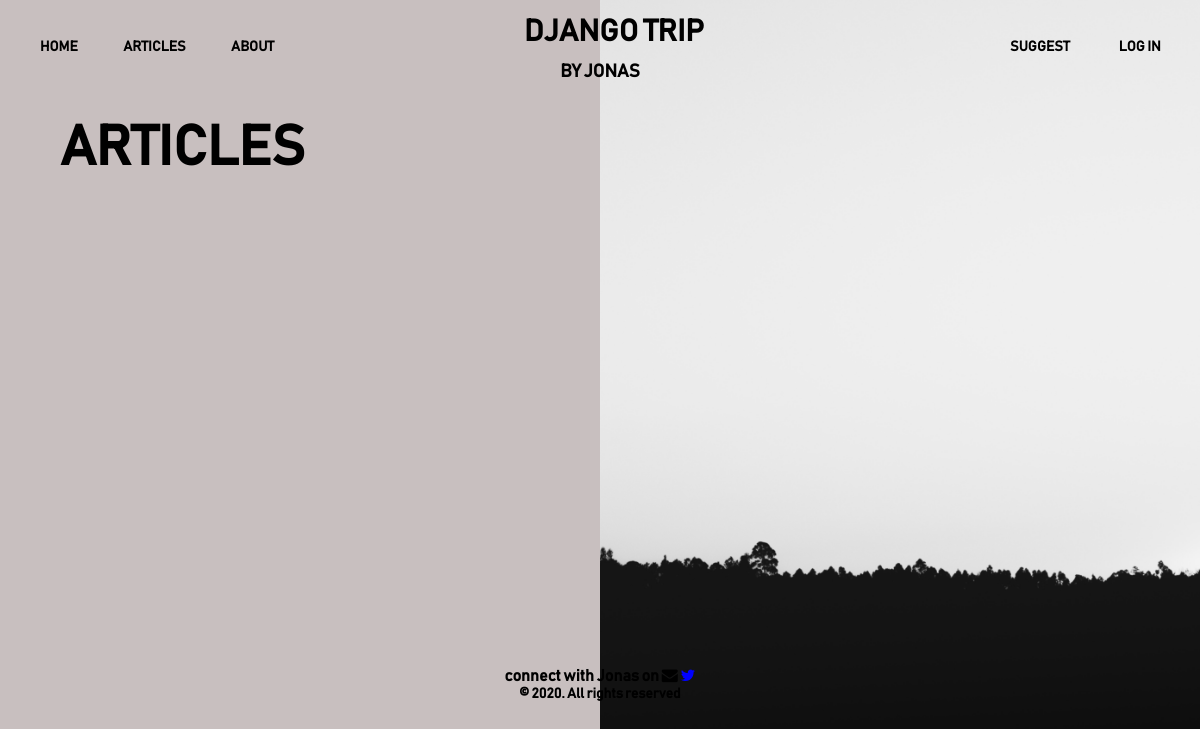
The page /articles/ on the database as committed earlier.
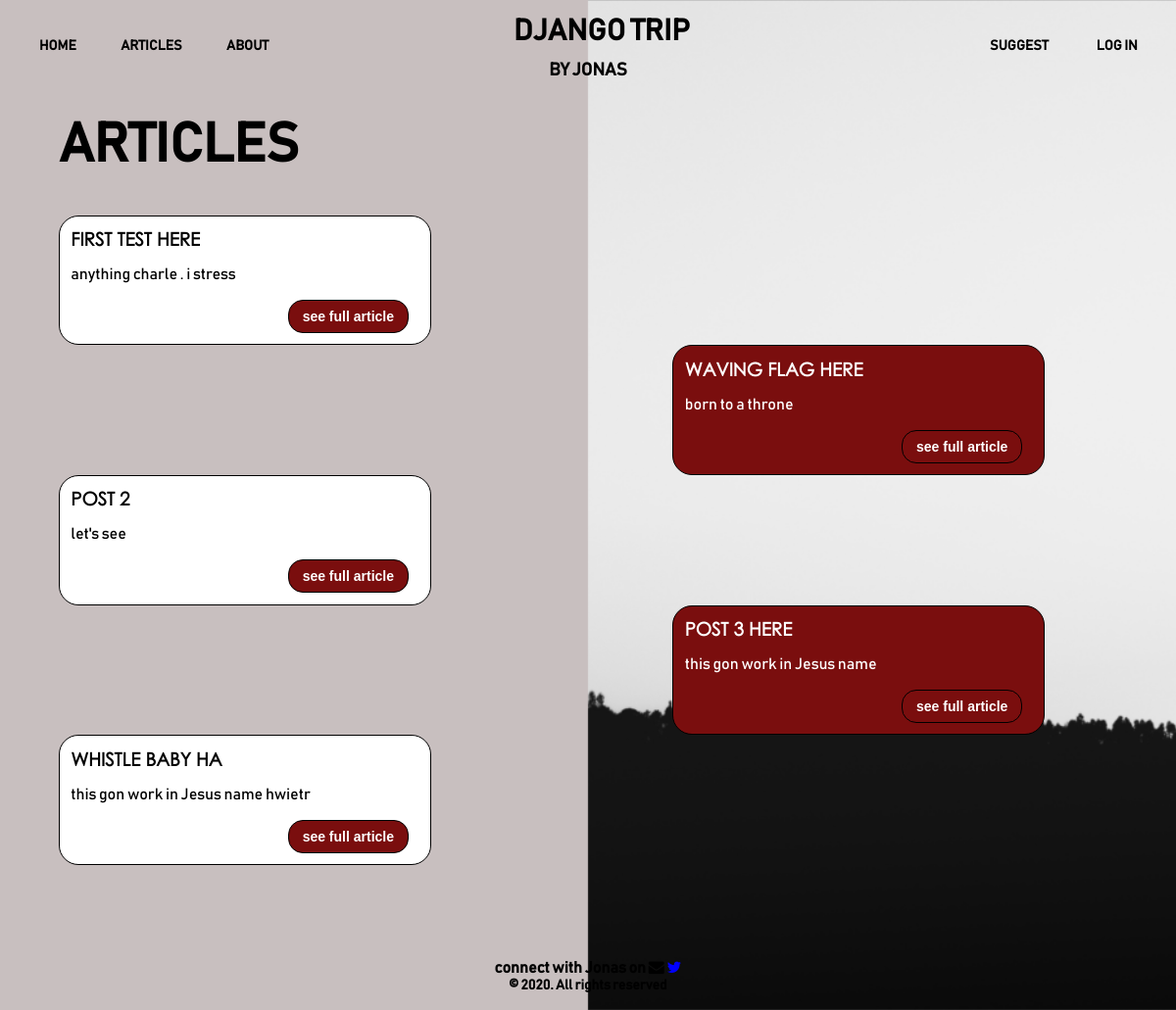
The same page on the database as committed later.
### articles/models.py (models this page shows, shortened)
class Article(models.Model):
    def author_default():
        return CustomUser.objects.get(username="Jonas").username
    def slug_default():
        return " "
    title = models.CharField(max_length=144)
    description = models.TextField()
    image = models.ImageField()
    body = models.TextField()
    date = models.DateTimeField(auto_now_add=True)
    author = models.CharField(default=author_default, max_length=144)
    slug = models.SlugField(max_length=255, blank=True ,default=slug_default)

### articles/views.py (the view)
# urls.py: path("", ArticleListView.as_view(), name="articles_list"),
class ArticleListView(ListView):
    template_name = "articles_list.html"
    model = Article

### templates/articles_list.html (shortened to what this page needs)
{% load static %}
<head>
  <link rel="stylesheet" type="text/css" href="{% static 'css/base.css' %}" />
  <link rel="stylesheet" type="text/css" href="{% static 'css/articles.css' %}" />
  <link rel="stylesheet" href="{% static 'css/font-awesome.min.css' %}" />
</head>
<body style="background-image: url('/static/img/article-background.png');">
    {% include 'header.html' %}
    <div id='article-list-main-div'>
        <div id='article-heading-div'>
            <div><h1>ARTICLES</h1></div>
        </div>
    <div id='article-outer-div'>
        {% for object in object_list %}
          <div class='article-inner-divs'>
            <div>
            <h3>{{ object.title }}</h3>
            <p>{{ object.description }}</p>
            <div class='button-link-div'>
            <a href="{% url 'article_detail' object.slug %}"><button>see full article</button></a>
            </div>
            </div>
        </div>
        {% endfor %}
    </div>
    </div>
  {% include 'footer.html' %}
</body>
</html>

### templates/header.html
<header>
  <nav>
    <div id="first-half-div">
      <ul>
        <li class="one-half-link"><a href="{% url 'home' %}">HOME</a></li>
        <li class="one-half-link"><a href="{% url 'articles_list' %}">ARTICLES</a></li>
        <li class="one-half-link"><a href="{}">ABOUT</a></li>
      </ul>
    </div>
    <div id="logo-div">
      <a href="{% url 'home' %}"> DJANGO TRIP<br /><span> BY JONAS</span> </a>
    </div>
    <div id="second-half-div">
      <ul>
        <li class="two-half-link"><a href="{}">SUGGEST</a></li>
        {% if user.is_authenticated%}
        <li class="two-half-link"><a href="{% url 'logout' %}">LOG OUT</a></li>
        {% else %}
        <li class="two-half-link"><a href="{% url 'login' %}">LOG IN</a></li>
        {% endif %}
      </ul>
    </div>
  </nav>
</header>

### templates/footer.html
<footer>
  <div>
    <p>
      connect with Jonas on <a href="{}"><i class="fa fa-envelope"></i></a>
      <a href="{}"><i class="fa fa-twitter" id="twitter"></i></a><br />
      <span id="copright-paragraph">&copy; 2020. All rights reserved</span>
    </p>
  </div>
</footer>

### static/css/base.css (style rules this page uses)
body { padding: 0; margin: 0; font-family: "Bahnschrift"; background-size: cover; background-position: center; }
header { margin-bottom: 2%; }
header nav { display: flex; justify-content: space-between; margin-top: 1%; }
header nav div { width: 33%; }
header nav div ul { list-style: none; }
header nav div ul li { display: inline-block; margin: 5%; }
header nav div ul li a { text-decoration: none; font-weight: bold; font-size: 14px; color: black; transition: 0.6s; }
#first-half-div ul li { margin: 3% 12% 0 0; }
#second-half-div ul { text-align: right; }
#second-half-div ul li { margin: 3% 11% 0 2%; }
#logo-div { text-align: center; }
#logo-div a { text-decoration: none; color: black; font-size: 30px; font-weight: bold; line-height: 40px; margin-left: 7%; }
#logo-div a span { font-size: 18px; }
footer { margin-top: 3%; }
footer div { text-align: center; }
footer div p { font-size: 16px; font-weight: bold; }
footer div p a { text-decoration: none; color: black; }
#twitter { color: blue; }
#copright-paragraph { font-size: 14px; }

### static/css/articles.css (style rules this page uses)
#article-list-main-div, #article-detail-main-div { max-width: 90%; margin: auto; min-height: 455px; margin-bottom: 8%; }
#article-heading-div { display: flex; justify-content: space-between; margin: 0 0 3.5% 0; }
#article-heading-div h1 { font-size: 55px; margin: 0; }
.article-inner-divs { border: 1px solid black; border-radius: 20px; width: 35%; background-color: white; }
.article-inner-divs:nth-child(even) { background-color: #7a0e0e; margin-left: 58%; color: white; }
.article-inner-divs div { margin: 3%; }
.article-inner-divs h3 { font-family: "Century_Gothic_Regular"; text-transform: uppercase; margin: 0; }
.button-link-div { text-align: right; }
.button-link-div a { text-decoration: none; }
.button-link-div a button { padding: 8px 14px; color: white; border: 1px solid black; border-radius: 15px; background-color: #7a0e0e; font-size: 14px; font-weight: 600; cursor: pointer; transition: 0.6s; }

Rows that differ between the two databases and show on the page:
added Article: title "FIRST TEST HERE", description "anything charle . i stress"
added Article: title "WAVING FLAG HERE", description "born to a throne"
added Article: title "POST 2", description "let's see"
added Article: title "POST 3 HERE", description "this gon work in Jesus name"
added Article: title "WHISTLE BABY HA", description "this gon work in Jesus name hwietr"
